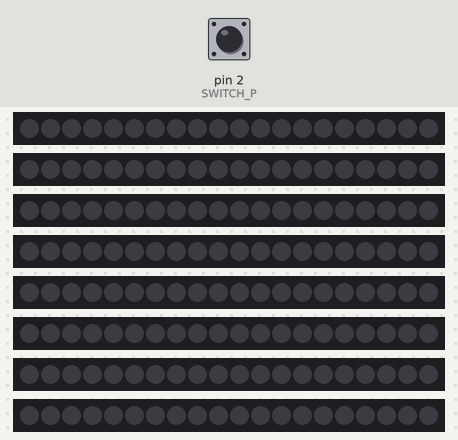
Bench run of a sketch on a simulated Arduino Uno, built with avr-gcc and run on an emulated ATmega328P. On the bench: 8 × 20 RGB LEDs in strip order, left to right. The inputs (shaded band) are chosen by the test bench; at power-on: pin 2 (SWITCH_P) HIGH. Random numbers use the default seed unless the sketch sets one.

Above: at 1.3 s.
1.4 s: pin 2 (SWITCH_P) pulled LOW for 0.15 s
At 1.47 s:
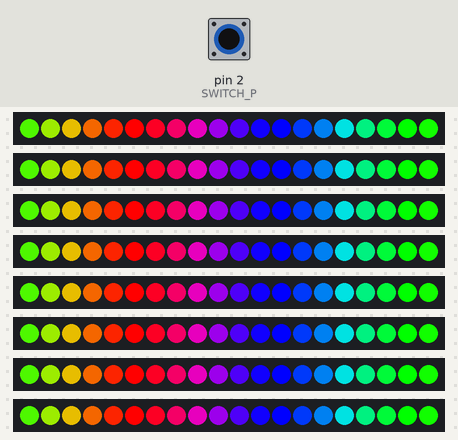
2.1 s: pin 2 (SWITCH_P) pulled LOW for 1 s
3.7 s: pin 2 (SWITCH_P) pulled LOW for 3.2 s
At 4.8 s:
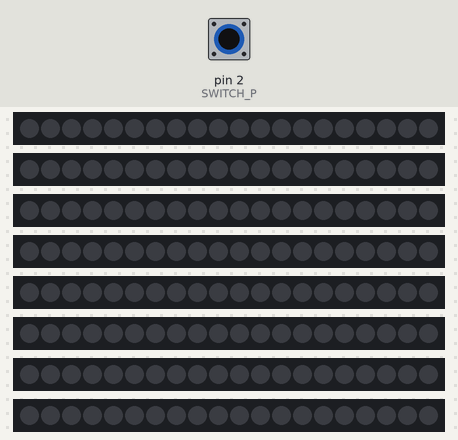
8.4 s: pin 2 (SWITCH_P) pulled LOW for 0.15 s
At 8.54 s:
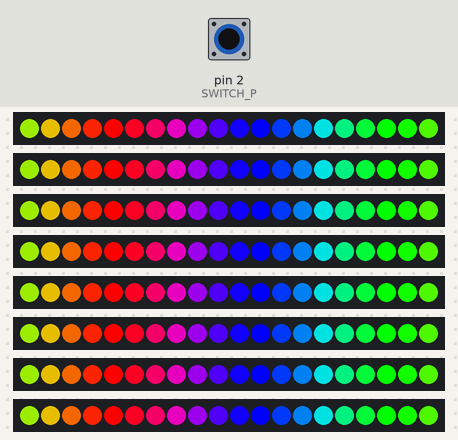
9.1 s: pin 2 (SWITCH_P) pulled LOW for 0.15 s
9.8 s: pin 2 (SWITCH_P) pulsed LOW 5 times (0.12 s each, 0.3 s apart)
At 10.15 s:
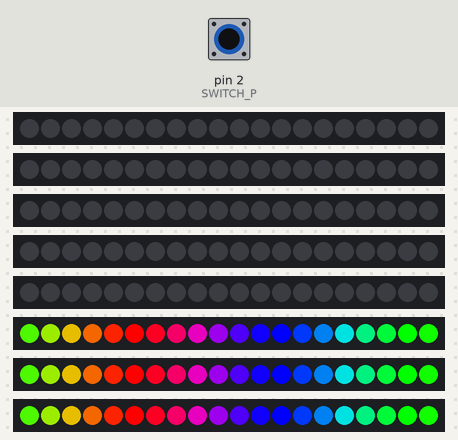

Measured:
- after the input at 1.4 s, the LEDs: change at once (image 1)
- after the input at 8.4 s, the LEDs: first change at once (image 3 shows a later state)

The sketch:

argb20_controller_v2.ino
```cpp
#include <FastLED.h>

#include "Palette.hpp"
#include "PaletteOffMode.hpp"
#include "PaletteRainbow.hpp"
#include "PaletteSoftRainbow.hpp"
#include "PaletteFireIce.hpp"

#include "Behavior.hpp"
#include "BehaviorRevolver.hpp"
#include "BehaviorSpark.hpp"
#include "BehaviorStatic.hpp"

#include "Controller.hpp"

// pin configuration
#define SWITCH_P 2
#define ARGB_1 8
#define ARGB_2 9
#define ARGB_3 10
#define ARGB_4 11
#define ARGB_5 12
#define ARGB_6 13
#define ARGB_7 7
#define ARGB_8 6

// patterns and behaviors
#define OFFMODE 0
#define RAINBOW 1
#define SOFTRGB 2
#define NUM_PATTERNS 3
uint8_t pattern = OFFMODE;
Palette* offmode;
Palette* rainbow;
Palette* softrgb;

// RGB controllers
#define NUM_CONTROLLERS 8
Controller* controllers;

void setup()
{
	offmode = new PaletteOffMode();
	rainbow = new PaletteRainbow();
	softrgb = new PaletteSoftRainbow();

	controllers = new Controller[NUM_CONTROLLERS];
	FastLED.addLeds<NEOPIXEL, ARGB_1>(controllers[0].getLEDS(), 20);
	FastLED.addLeds<NEOPIXEL, ARGB_2>(controllers[1].getLEDS(), 20);
	FastLED.addLeds<NEOPIXEL, ARGB_3>(controllers[2].getLEDS(), 20);
	FastLED.addLeds<NEOPIXEL, ARGB_4>(controllers[3].getLEDS(), 20);
	FastLED.addLeds<NEOPIXEL, ARGB_5>(controllers[4].getLEDS(), 20);
	FastLED.addLeds<NEOPIXEL, ARGB_6>(controllers[5].getLEDS(), 20);
	FastLED.addLeds<NEOPIXEL, ARGB_7>(controllers[6].getLEDS(), 20);
	FastLED.addLeds<NEOPIXEL, ARGB_8>(controllers[7].getLEDS(), 20);

	attachInterrupt( digitalPinToInterrupt(SWITCH_P), setPatternISR, FALLING );
	update();
	delay(100); // pre-charge delay
}

void loop()
{
	for (int i=0; i<NUM_CONTROLLERS; i++)
	{
		controllers[i].doNextStep();
	}
	FastLED.show();
	delay(80);
}

void update()
{
	switch(pattern)
	{
	case RAINBOW:
		for (int i=0; i<NUM_CONTROLLERS; i++)
		{
			Behavior* revolver = new BehaviorRevolver();
			controllers[i].setPalette( rainbow );
			controllers[i].setBehavior( revolver );
		}
		break;

	case SOFTRGB:
		for (int i=0; i<NUM_CONTROLLERS; i++)
		{
			Behavior* spark = new BehaviorSpark();
			controllers[i].setPalette( softrgb );
			controllers[i].setBehavior( spark );
		}
		break;

	case OFFMODE:
	default:
		for (int i=0; i<NUM_CONTROLLERS; i++)
		{
			Behavior* bstatic = new BehaviorStatic();
			controllers[i].setPalette( offmode );
			controllers[i].setBehavior( bstatic );
		}
		break;
	}
}

// Interrupt Service Routine to swap NeoPixel patterns
void setPatternISR()
{
	pattern = (pattern+1) % NUM_PATTERNS;
	update();
}
```

Behavior.hpp
```cpp
#include <FastLED.h>
#include "Palette.hpp"

#ifndef _BEHAVIOR_HPP_
#define _BEHAVIOR_HPP_

class Behavior
{
public:
	virtual ~Behavior() {}
	virtual void setOffset(uint8_t);
	virtual void doBehaviour(Palette*, CRGB*);
};

#endif
```

BehaviorRevolver.cpp
```cpp
#include "BehaviorRevolver.hpp"

BehaviorRevolver::BehaviorRevolver()
{
	offset = 0;
	strip_cycle = 0;
}

void BehaviorRevolver::setOffset(uint8_t o)
{
	offset = o;
}

void BehaviorRevolver::doBehaviour(Palette* pal, CRGB* leds)
{
	int i = 0;
	for (; i<20; i++)
	{
		int a = (i + strip_cycle + offset) % 20;
		*(leds + i) = *pal->getColor(a);
	}
	strip_cycle = (1 + strip_cycle) % 20;
}
```

BehaviorRevolver.hpp
```cpp
#include "Behavior.hpp"

#ifndef _BEHAVIOR_REVOLVER_HPP_
#define _BEHAVIOR_REVOLVER_HPP_

class BehaviorRevolver : public Behavior
{
	uint8_t offset;
	uint8_t strip_cycle;

public:
	BehaviorRevolver();
	void setOffset(uint8_t);
	void doBehaviour(Palette*, CRGB*);
};

#endif
```

BehaviorSpark.cpp
```cpp
#include "BehaviorSpark.hpp"

BehaviorSpark::BehaviorSpark()
{
	randomSeed(random(0,20));
	pick_delay = random(3,12);
	pick_timer = 10;
}

void BehaviorSpark::setOffset(uint8_t o)
{
	offset = o;
}

void BehaviorSpark::setPickerDelay(uint8_t pd)
{
	pick_delay = pd;
}

void BehaviorSpark::doBehaviour(Palette* pal, CRGB* leds)
{
	int i = 0;
	for (; i<20; i++)
	{
		leds[i].nscale8( 128 ); // devide by 2
	}

	pick_timer++;
	if (pick_timer >= pick_delay)
	{
		pick_timer = 0;
		pick_delay = random(3,12);

		uint8_t select = random(0,20);
		uint8_t pick = random(0,20);
		leds[select] = *pal->getColor(pick);
	}
}
```

BehaviorSpark.hpp
```cpp
#include "Behavior.hpp"

#ifndef _BEHAVIOR_SPARK_HPP_
#define _BEHAVIOR_SPARK_HPP_

class BehaviorSpark : public Behavior
{
	uint8_t offset;
	uint8_t pick_delay;
	uint8_t pick_timer;

public:
	BehaviorSpark();
	void setOffset(uint8_t);
	void doBehaviour(Palette*, CRGB*);
	void setPickerDelay(uint8_t);
};

#endif
```

BehaviorSpokes.cpp
```cpp
#include "BehaviorSpokes.hpp"

BehaviorSpokes::BehaviorSpokes()
{
	offset = 0;
}

void BehaviorSpokes::setOffset(uint8_t o)
{
	offset = o;
}

uint8_t BehaviorSpokes::setPattern(Palette* pal, CRGB* leds, uint8_t state)
{
	int i = 0;
	for (; i<20; i++)
	{
		leds[i].nscale8( 64 );
	}

	int a = (state + offset) % 20;
	*(leds + a) = *pal->getColor(a);

	return (6 + state) % 20;
}
```

BehaviorSpokes.hpp
```cpp
#include "Behavior.hpp"

#ifndef _BEHAVIOR_SPOKES_HPP_
#define _BEHAVIOR_SPOKES_HPP_

class BehaviorSpokes : public Behavior
{
	uint8_t offset;
	uint8_t strip_cycle;

public:
	BehaviorSpokes();
	void setOffset(uint8_t);
	uint8_t setPattern(Palette*, CRGB*, uint8_t);
};

#endif
```

BehaviorStatic.cpp
```cpp
#include "BehaviorStatic.hpp"

BehaviorStatic::BehaviorStatic()
{

}

void BehaviorStatic::setOffset(uint8_t o)
{

}

void BehaviorStatic::doBehaviour(Palette* pal, CRGB* leds)
{
	int i = 0;
	for (; i<20; i++)
	{
		*(leds + i) = *pal->getColor(i);
	}
}
```

BehaviorStatic.hpp
```cpp
#include "Behavior.hpp"

#ifndef _BEHAVIOR_STATIC_HPP_
#define _BEHAVIOR_STATIC_HPP_

class BehaviorStatic : public Behavior
{
public:
	BehaviorStatic();
	void setOffset(uint8_t);
	void doBehaviour(Palette*, CRGB*);
};

#endif
```

Controller.cpp
```cpp
#include "Controller.hpp"

Controller::Controller()
{
	leds = new CRGB[20];
}

Controller::~Controller()
{
	delete[] leds;
	behave = nullptr;
	palette = nullptr;
}

void Controller::setBehavior(Behavior* beh)
{
	if (behave != nullptr) delete behave;
	behave = beh;
}

void Controller::setPalette(Palette* pal)
{
	palette = pal;
}

CRGB* Controller::getLEDS()
{
	return leds;
}

void Controller::doNextStep()
{
	behave->doBehaviour(palette, leds);
}
```

Controller.hpp
```cpp
#include <FastLED.h>
#include "Palette.hpp"
#include "Behavior.hpp"

#ifndef _CONTROLLER_HPP_
#define _CONTROLLER_HPP_

class Controller
{
private:
	CRGB* leds;
	Behavior* behave = nullptr;
	Palette* palette = nullptr;

public:
	Controller();
	~Controller();

	void setBehavior(Behavior*);
	void setPalette(Palette*);

	CRGB* getLEDS();
	void doNextStep();
};

#endif
```

Palette.hpp
```cpp
#include <FastLED.h>

#ifndef _PALETTE_HPP_
#define _PALETTE_HPP_

class Palette
{
public:
	virtual ~Palette() {};
	virtual CRGB* getColor(int);
};

#endif
```

PaletteFireIce.cpp
```cpp
#include "PaletteFireIce.hpp"

inline void setRGB(CRGB* rgb, int r, int g, int b)
{
	rgb->setRGB(r,g,b);
}

PaletteFireIce::PaletteFireIce()
{
	palette = new CRGB[20];
	setRGB(&palette[0], 180,15,0);
	setRGB(&palette[1], 110,5,0);
	setRGB(&palette[2], 40,0,0);
	setRGB(&palette[3], 0,0,0);
	setRGB(&palette[4], 0,0,0);
	setRGB(&palette[5], 0,0,0);
	setRGB(&palette[6], 0,0,0);
	setRGB(&palette[7], 0,70,70);
	setRGB(&palette[8], 0,130,130);
	setRGB(&palette[9], 0,255,255); // ice (cyan)
	setRGB(&palette[10], 0,130,130);
	setRGB(&palette[11], 0,70,70);
	setRGB(&palette[12], 0,0,0);
	setRGB(&palette[13], 0,0,0);
	setRGB(&palette[14], 0,0,0);
	setRGB(&palette[15], 0,0,0);
	setRGB(&palette[16], 40,0,0);
	setRGB(&palette[17], 110,5,0);
	setRGB(&palette[18], 180,15,0);
	setRGB(&palette[19], 255,30,0); // fire (red)
}

PaletteFireIce::~PaletteFireIce()
{
	delete[] palette;
}

CRGB* PaletteFireIce::getColor(int index)
{
	if (index<0) {index=0;}
	if (index>=20) {index=19;}
	return &palette[index];
}
```

PaletteFireIce.hpp
```cpp
#include <FastLED.h>
#include "Palette.hpp"

#ifndef _PALETTE_FIREICE_HPP_
#define _PALETTE_FIREICE_HPP_

class PaletteFireIce : public Palette
{
	CRGB* palette;

public:
	PaletteFireIce();
	~PaletteFireIce();
	CRGB* getColor(int);
};

#endif
```

PaletteOffMode.cpp
```cpp
#include "PaletteOffMode.hpp"

PaletteOffMode::PaletteOffMode()
{
	palette = new CRGB(0, 0, 0);
}

PaletteOffMode::~PaletteOffMode()
{
	delete palette;
}

CRGB* PaletteOffMode::getColor(int index)
{
	return palette;
}
```

PaletteOffMode.hpp
```cpp
#include <FastLED.h>
#include "Palette.hpp"

#ifndef _PALETTE_OFFMODE_HPP_
#define _PALETTE_OFFMODE_HPP_

class PaletteOffMode : public Palette
{
	CRGB* palette;

public:
	PaletteOffMode();
	~PaletteOffMode();
	CRGB* getColor(int);
};

#endif
```

PaletteRainbow.cpp
```cpp
#include "PaletteRainbow.hpp"

inline void setRGB(CRGB* rgb, int r, int g, int b)
{
	rgb->setRGB(r,g,b);
}

PaletteRainbow::PaletteRainbow()
{
	palette = new CRGB[20];
	setRGB(&palette[0], 73, 231, 0);
	setRGB(&palette[1], 129, 195, 0);
	setRGB(&palette[2], 180, 147, 0);
	setRGB(&palette[3], 220, 92, 0);
	setRGB(&palette[4], 246, 35, 0);
	setRGB(&palette[5], 255, 0, 0);
	setRGB(&palette[6], 246, 0, 35);
	setRGB(&palette[7], 220, 0, 92);
	setRGB(&palette[8], 180, 0, 147);
	setRGB(&palette[9], 129, 0, 195);
	setRGB(&palette[10], 73, 0, 231);
	setRGB(&palette[11], 17, 0, 251);
	setRGB(&palette[12], 0, 0, 254);
	setRGB(&palette[13], 0, 54, 239);
	setRGB(&palette[14], 0, 111, 208);
	setRGB(&palette[15], 0, 164, 164);
	setRGB(&palette[16], 0, 208, 111);
	setRGB(&palette[17], 0, 239, 54);
	setRGB(&palette[18], 0, 254, 0);
	setRGB(&palette[19], 17, 251, 0);
}

PaletteRainbow::~PaletteRainbow()
{
	delete[] palette;
}

CRGB* PaletteRainbow::getColor(int index)
{
	if (index<0) {index=0;}
	if (index>=20) {index=19;}
	return &palette[index];
}
```

PaletteRainbow.hpp
```cpp
#include <FastLED.h>
#include "Palette.hpp"

#ifndef _PALETTE_RAINBOW_HPP_
#define _PALETTE_RAINBOW_HPP_

class PaletteRainbow : public Palette
{
	CRGB* palette;

public:
	PaletteRainbow();
	~PaletteRainbow();
	CRGB* getColor(int);
};

#endif
```

PaletteSoftRainbow.cpp
```cpp
#include "PaletteSoftRainbow.hpp"

inline void setRGB(CRGB* rgb, int r, int g, int b)
{
	rgb->setRGB(r,g,b);
}

PaletteSoftRainbow::PaletteSoftRainbow()
{
	palette = new CRGB[20];
	setRGB(&palette[0], 127.0, 238.0, 63.0);
	setRGB(&palette[1], 167.0, 213.0, 63.0);
	setRGB(&palette[2], 202.0, 179.0, 63.0);
	setRGB(&palette[3], 231.0, 140.0, 63.0);
	setRGB(&palette[4], 249.0, 100.0, 63.0);
	setRGB(&palette[5], 255.0, 63.0, 63.0);
	setRGB(&palette[6], 249.0, 63.0, 100.0);
	setRGB(&palette[7], 231.0, 63.0, 140.0);
	setRGB(&palette[8], 202.0, 63.0, 179.0);
	setRGB(&palette[9], 167.0, 63.0, 213.0);
	setRGB(&palette[10], 127.0, 63.0, 238.0);
	setRGB(&palette[11], 87.0, 63.0, 252.0);
	setRGB(&palette[12], 63.0, 75.0, 254.0);
	setRGB(&palette[13], 63.0, 114.0, 244.0);
	setRGB(&palette[14], 63.0, 154.0, 222.0);
	setRGB(&palette[15], 63.0, 191.0, 191.0);
	setRGB(&palette[16], 63.0, 222.0, 154.0);
	setRGB(&palette[17], 63.0, 244.0, 114.0);
	setRGB(&palette[18], 63.0, 254.0, 75.0);
	setRGB(&palette[19], 87.0, 252.0, 63.0);
}

PaletteSoftRainbow::~PaletteSoftRainbow()
{
	delete[] palette;
}

CRGB* PaletteSoftRainbow::getColor(int index)
{
	if (index<0) {index=0;}
	if (index>=20) {index=19;}
	return &palette[index];
}
```

PaletteSoftRainbow.hpp
```cpp
#include <FastLED.h>
#include "Palette.hpp"

#ifndef _PALETTE_SOFT_RAINBOW_HPP_
#define _PALETTE_SOFT_RAINBOW_HPP_

class PaletteSoftRainbow : public Palette
{
	CRGB* palette;

public:
	PaletteSoftRainbow();
	~PaletteSoftRainbow();
	CRGB* getColor(int);
};

#endif
```
